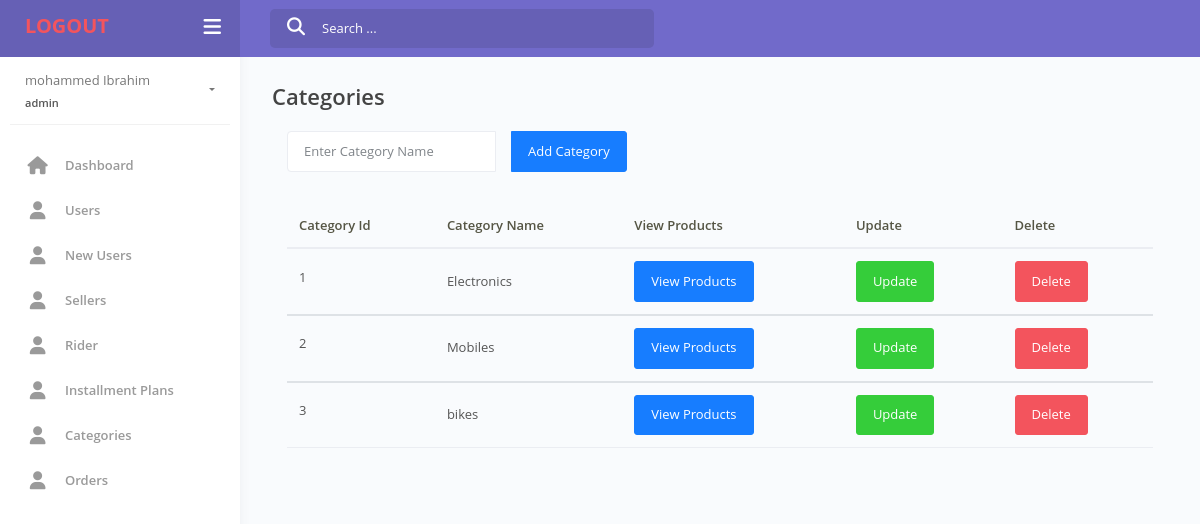
The page /admin/viewcategories.php (signed in) on the database its author committed.
### tables this page shows
CREATE TABLE `users` (
  `userId` int(11) NOT NULL,
  `fName` varchar(300) NOT NULL,
  `lName` varchar(300) NOT NULL,
  `adhaar` varchar(18) NOT NULL,
  `mobile` varchar(16) NOT NULL,
  `email` varchar(200) NOT NULL,
  `occupation` varchar(100) NOT NULL,
  `gstno` int(200) NOT NULL,
  `address` varchar(300) NOT NULL,
  `adhaarFront` varchar(200) NOT NULL,
  `adhaarBack` varchar(200) NOT NULL,
  `accountType` varchar(30) NOT NULL,
  `accStatus` varchar(200) NOT NULL DEFAULT 'unblock',
  `signUpas` varchar(200) NOT NULL,
  `shopName` varchar(100) NOT NULL,
  `password` varchar(100) NOT NULL
);

CREATE TABLE `categories` (
  `cat_id` int(11) NOT NULL,
  `cat_Name` varchar(200) NOT NULL
);

### classes/database.class.php (called while the page is built, shortened)
<?php
class Database
{
    private $host = HOST;
    private $db = DATABASE;
    private $user = USER;
    private $pwd = PASSWORD;
    private $commander;
    private $command;
    public function __construct()
    {
        $connection = "mysql:host=" . $this->host . ";dbname=" . $this->db;
        $this->commander = new PDO($connection, $this->user, $this->pwd);
    }
    public function Query($query = '')
    {
        $this->command = $this->commander->prepare($query);
    }
    public function Bind($placeholder = '', $value = '')
    {
        $this->command->bindValue($placeholder, $value);
    }
    public function Run()
    {
        return $this->command->execute();
    }
    public function All()
    {
        $this->Run();
        return $this->command->fetchAll();
    }
    public function Total()
    {
        $this->Run();
        return $this->command->rowCount();
    }
}

### classes/user.class.php (called while the page is built, shortened)
<?php
require_once('database.class.php');
class User extends Database
{
    public function getLoggedInUserInformation($user_id)
    {
        $this->Query('SELECT * FROM  `users`  where userId=:userId');
        $this->Bind(':userId', $user_id);
        if ($this->Total()) {
            return $this->All();
        } else {
            return 0;
        }
    }
}

### classes/categories.class.php (called while the page is built, shortened)
<?php
    require_once('database.class.php');
    class Categories extends Database{
        private $catName;
        public function __construct($_id=0,$_catName=''){
            $this->catName = $_catName;
        }
    public function viewAllCategories(){
        $this->Query("SELECT * FROM categories WHERE :flag");
        $this->Bind(':flag',1);
        return $this->All();
    }public function AddCategory(){
        $this->Query("INSERT INTO `categories`(`cat_Name`) VALUES (:category)");
        $this->Bind(':category',$this->catName);
        if($this->Run()){
            echo "<script type='text/javascript'>alert('Category Inserted Successfully ')</script>";
        }
    }
    }
?>

### admin/viewcategories.php (the view, shortened to what this page needs)
<?php
require_once("includes/header.php");
if (isset($_SESSION['Logged_in']) && $_SESSION['user_type'] == 'admin') {
    require_once("../classes/categories.class.php");
    $cat = new Categories();
    $allCategories = $cat->viewAllCategories();
} else {
    echo "<script>
        window.location = '../login.php';
        </script>";
}
?>
<div class="main-panel">
    <div class="content">
        <div class="page-inner">
            <div class="page-header">
                <h4 class="page-title">
                    Categories
                </h4>
            </div>
            <div class="col-12 col-md-8 input-group mb-3">
                <form action="" method="POST">
                    <div class="input-group mb-3">
                        <input type="text" name="CatName" placeholder="Enter Category Name" class="form-control"
                            required />
                        <div class="input-group-append">
                            <input type="submit" name="addcategory" value="Add Category" class="ml-3 btn btn-primary ">
                        </div>
                    </div>
                </form>
            </div>
            <div class="col-6 col-md-12 ">
                <table class="table">
                    <thead>
                        <tr>
                            <th scope="col">Category Id</th>
                            <th scope="col">Category Name</th>
                            <th scope="col">View Products</th>
                            <th scope="col">Update</th>
                            <th scope="col">Delete</th>
                        </tr>
                    </thead>
                    <?php
                    foreach ($allCategories as $eachCategory) {
                    ?>
                    <tbody>
                        <tr>
                            <td>
                                <h5><?= $eachCategory['cat_id'] ?></h5>
                            </td>
                            <td>
                                <?= $eachCategory['cat_Name'] ?>
                            </td>
                            <td>
                                <a class="btn btn-primary" href="product.php?cat_id=<?= $eachCategory['cat_id'] ?>">View
                                    Products</a>
                            </td>
                            <td>
                                <button type="button" class="btn btn-success" data-toggle="modal"
                                    data-target="#myModal<?= $eachCategory['cat_id'] ?>">
                                    Update
                                </button>
                            </td>
                            <td>
                                <form action="" method="POST">
                                    <input type="submit" name="delete" class="btn btn-danger" value="Delete" id="">
                                </form>
                            </td>
                        </tr>
                    </tbody>
                    <?php
                    }
                    ?>
                </table>
            </div>
        </div>
    </div>
    <?php
    require_once("includes/footer.php");
    ?>

### admin/includes/header.php (shortened to what this page needs)
<?php
if (isset($_SESSION['Logged_in']) && $_SESSION['user_type'] == 'admin') {
	require_once('../classes/user.class.php');
	$users = new User();
	$userDetails = $users->getLoggedInUserInformation($_SESSION['User_id']);
} else {
	echo "<script>
        window.location = '../login.php';
          </script>";
}
?>
<!DOCTYPE html>
<html lang="en">
<head>
	<link rel="stylesheet" href="assets/css/bootstrap.min.css">
	<link rel="stylesheet" href="assets/css/azzara.min.css">
</head>
<body>
	<div class="wrapper">
		<div class="main-header" data-background-color="purple">
			<div class="logo-header">
				<a href="../logout.php" class="logo">
					<h3 class="text-danger font-weight-bold navbar-brand">
						LOGOUT
					</h3>
				</a>
				<div class="navbar-minimize">
					<button class="btn btn-minimize btn-rounded">
						<i class="fa fa-bars"></i>
					</button>
				</div>
			</div>
			<nav class="navbar navbar-header navbar-expand-lg">
				<div class="container-fluid">
					<div class="collapse" id="search-nav">
						<form class="navbar-left navbar-form nav-search mr-md-3">
							<div class="input-group">
								<div class="input-group-prepend">
									<button type="submit" name="btnSearch" class="btn btn-search pr-1">
										<i class="fa fa-search search-icon"></i>
									</button>
								</div>
								<input type="text" name="searchQuery" placeholder="Search ..." class="form-control">
							</div>
						</form>
					</div>
				</div>
			</nav>
		</div>
		<div class="sidebar">
			<div class="sidebar-wrapper scrollbar-inner">
				<div class="sidebar-content">
					<?php
					foreach ($userDetails as $eachDetail) {
					?>
						<div class="user">
							<div class="info">
								<a data-toggle="collapse" href="#collapseExample" aria-expanded="true">
									<span>
										<?= $eachDetail['fName'] ?> <?= $eachDetail['lName'] ?>
										<span class="user-level"><?= $eachDetail['accountType'] ?></span>
										<span class="caret"></span>
									</span>
								</a>
							</div>
						</div>
					<?php
					}
					?>
					<ul class="nav">
						<li class="nav-item ">
							<a href="index.php">
								<i class="fas fa-home"></i>
								<p>Dashboard</p>
							</a>
						</li>
						<li class="nav-item">
							<a href="usersmanagement.php">
								<i class="fas fa-user"></i>
								<p>Users</p>
							</a>
						</li>
						<li class="nav-item">
							<?php
							$check = 'newuser';
							?>
							<a href="usersmanagement.php?check=<?= $check ?>">
								<i class="fas fa-user"></i>
								<p>New Users</p>
							</a>
						</li>
						<li class="nav-item">
							<?php
							$check = 'seller';
							?>
							<a href="usersmanagement.php?check=<?= $check ?>">
								<i class="fas fa-user"></i>
								<p>Sellers</p>
							</a>
						</li>
						<li class="nav-item">
							<?php
							$check = 'rider';
							?>
							<a href="usersmanagement.php?check=<?= $check ?>">
								<i class="fas fa-user"></i>
								<p>Rider</p>
							</a>
						</li>
						<li class="nav-item">
							<a href="viewinstallmentplans.php">
								<i class="fas fa-user"></i>
								<p>Installment Plans</p>
							</a>
						</li>
						<li class="nav-item">
							<a href="viewcategories.php">
								<i class="fas fa-user"></i>
								<p>Categories</p>
							</a>
						</li>
						<li class="nav-item">
							<a href="orders.php">
								<i class="fas fa-user"></i>
								<p>Orders</p>
							</a>
						</li>
				</div>
			</div>
		</div>

### rows shown on the page
users: fName "mohammed", lName "Ibrahim", accountType "admin"
categories: cat_id "1", cat_Name "Electronics"
categories: cat_id "2", cat_Name "Mobiles"
categories: cat_id "3", cat_Name "bikes"
